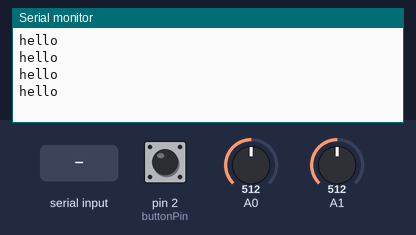
Simulated run of this sketch. Board: Arduino Uno, built with avr-gcc and run on an emulated ATmega328P. Shown: the last lines printed to the serial monitor. Inputs (shaded band) come from the test bench; at power-on: pin 2 (buttonPin) HIGH, A0 = 512, A1 = 512.

Above: at 1.0 s.
1.1 s: byte 30 received over Serial
At 1.9 s:
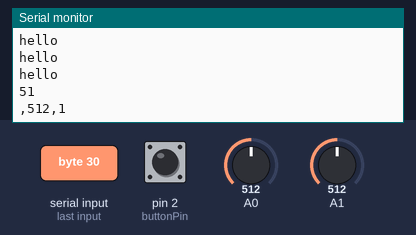
2.7 s: byte 90 received over Serial
At 3.0 s:
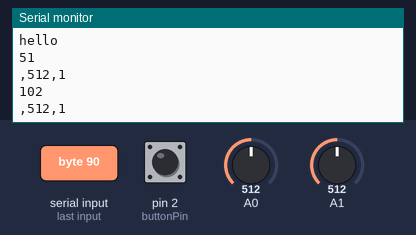

The sketch:

AccelerometerButtonHandshakingSmoothing.ino
```cpp
const int numReadings = 10;

int readings[numReadings];      // the readings from the analog input
int readIndex = 0;              // the index of the current reading
int total = 0;                  // the running total
int average = 0;                // the average

const int buttonPin = 2;      // digital input

void setup() {
  // configure the serial connection:
  Serial.begin(9600);
  // configure the digital input:
  pinMode(buttonPin, INPUT_PULLUP);
  while (Serial.available() <= 0) {
    Serial.println("hello"); // send a starting message
    delay(300);              // wait 1/3 second
  }

  // initialize all the readings to 0:
  for (int thisReading = 0; thisReading < numReadings; thisReading++) {
    readings[thisReading] = 0;
  }
}

void loop() {
  if (Serial.available() > 0) {


    // read the incoming byte:
    int inByte = Serial.read();
    // read the sensor:
    //    int x = analogRead(A0);
    // print the results:
    //    Serial.print(x);
    // subtract the last reading:
    total = total - readings[readIndex];
    // read from the sensor:
    readings[readIndex] = analogRead(A0);
    // add the reading to the total:
    total = total + readings[readIndex];
    // advance to the next position in the array:
    readIndex = readIndex + 1;

    // if we're at the end of the array...
    if (readIndex >= numReadings) {
      // ...wrap around to the beginning:
      readIndex = 0;
    }

    // calculate the average:
    average = total / numReadings;
    // send it to the computer as ASCII digits
    Serial.println(average);
    Serial.print(",");
    // read the sensor:
    int y = analogRead(A1);
    // print the results:
    Serial.print(y);
    Serial.print(",");

    // read the sensor:
    int press = digitalRead(buttonPin);
    // print the results:
    Serial.println(press);
  }
}
```

Measured:
- after the input at 1.1 s, the serial monitor: prints a new line after 0.10 s (image 1)
- after the input at 2.7 s, the serial monitor: prints a new line at once (image 2)
